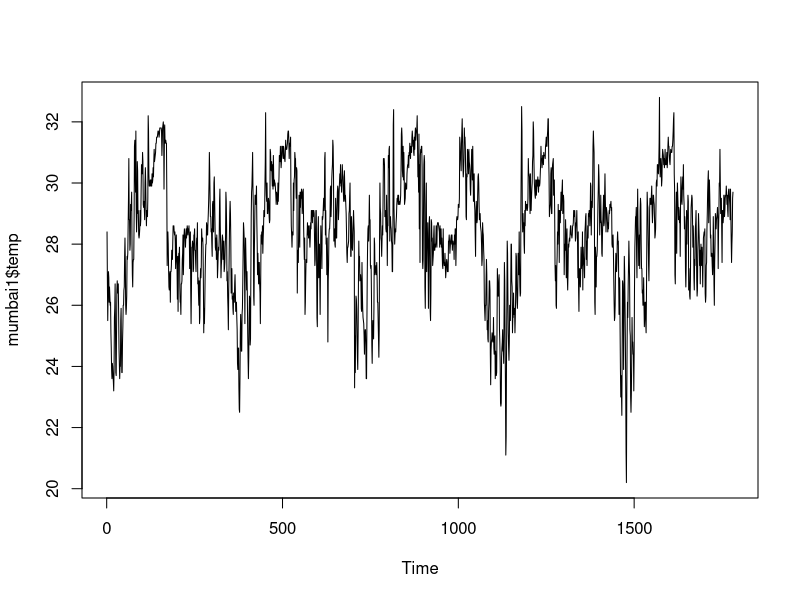
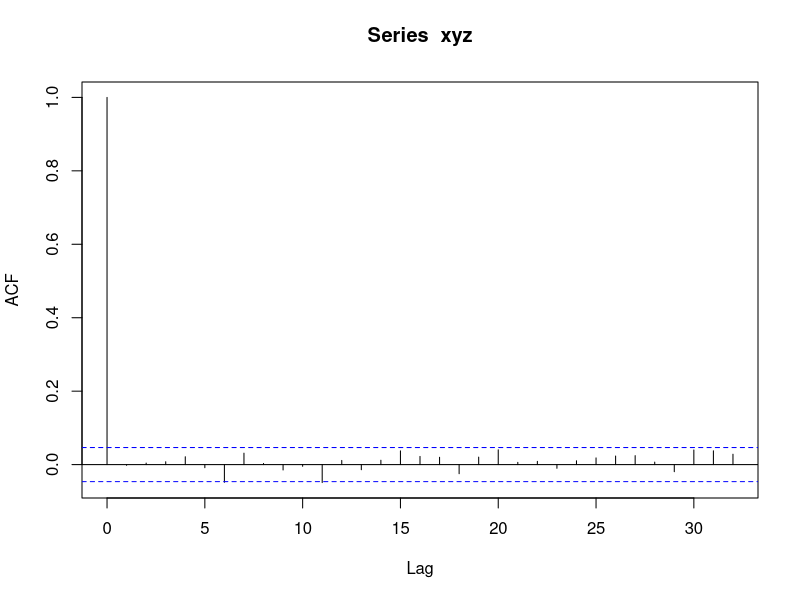
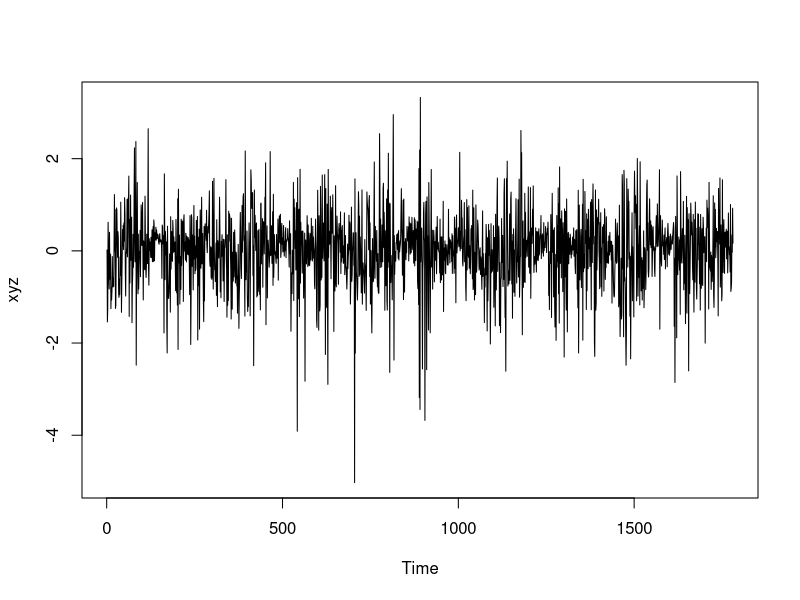
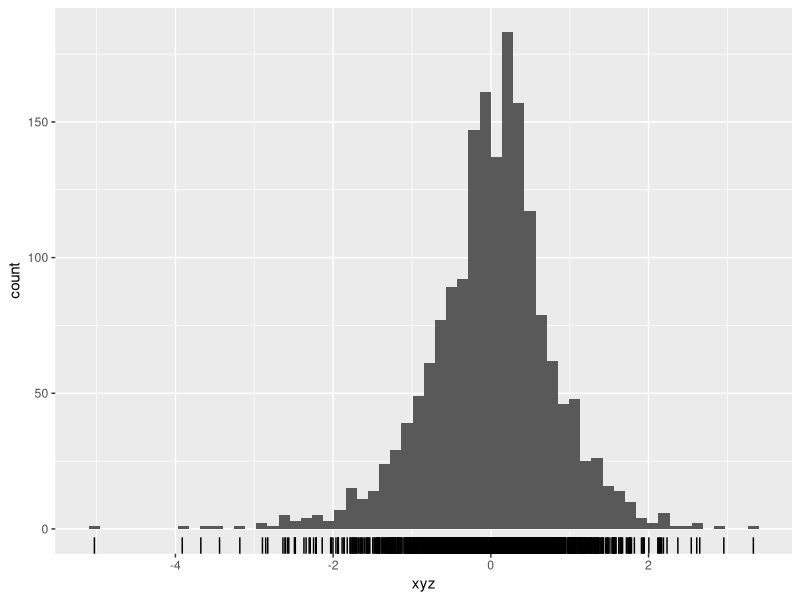
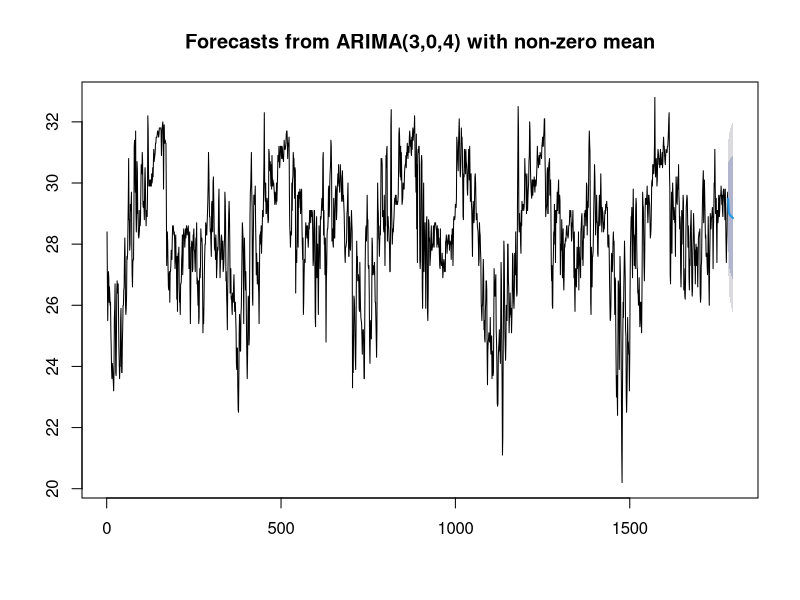

Write R code to recreate these figures, in order.
#set working directory and read the data
mumbai<- read.csv("rainfall.csv")
#we are only interested in two columns i.e datetime, temp.
names(mumbai)
mumbai1<- mumbai[,c(1:2)]
#data cleaning
sum(is.na(mumbai1))
str(mumbai1)
#datetime column is character vector which needs to be changed to date vector
library(lubridate)
mumbai1$datetime<-parse_date_time(mumbai1$datetime , orders = c("%d-%m-%Y", "%d/%m/%Y"))
str(mumbai1$datetime)
mumbai1$datetime<-as.Date(mumbai1$datetime)
#Run libraries
library(forecast)
library(tseries)
#check whether the data is statitonary or not. ARIMA works only with stationary data where the mean and variance are constant.
plot.ts(mumbai1$temp)
#While looking at the plot the data looks stationary but we should cross check the same
adf.test(mumbai1$temp)
#p value is 0.01 which is less than that of alpha. This shows that the data is stationary.
# apply auto.arima to best fit the ARIMA model
auto.arima(mumbai1$temp)
# ARIMA(3,0,4) with non-zero mean i.e p = 3 , d = 0 , q = 4
# let's create the model
model<-arima(mumbai1$temp, order = c(3,0,4))
model

# Diagnostic check options means we have to check the residuals. Basically it means what is left over after
# fitting the model.Residuals are important to check if the model has adequately captured the data or not
# There should be no corrlealtion amongst the residuals
# Residuals should have zero mean
# Residuals should be normally distributed
xyz<- residuals(model)
#check for correlation
acf(xyz) # bar touches the blue line around lag 6
# check for zero mean
plot.ts(xyz) # it shows mean is constant 
# check for normal distribution
gghistogram(xyz)
# forecast the time series data
predictions<- forecast(model, h=15)
predictions # forecasted values from 16th Nov 2020 till 30th Nov 2020 along with the lower and upper limit
# at 80% and 95% confidence level
plot(predictions)
# we want to compare the last 5 actual temperature vs predicted temperature to see the difference
model<-arima(mumbai1$temp[1:1776],order=c(3,0,4))
predictions<-forecast(model, h=5)
predictions
tail(mumbai1$temp,5)
# Check for accuracy
accuracy(model)
#RMSE is 0.795, MAPE is 2.11 (accuracy is 97.89%), MAE is 0.587 which means that the predicted value deviates
# from the actual value only by 0.587. We can say that the model is significant.


